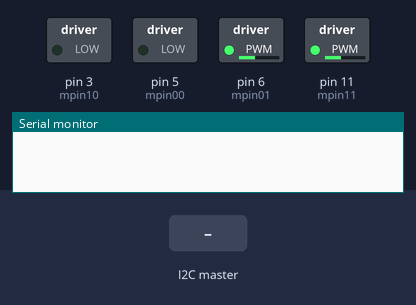
Simulated run of this sketch. Board: Arduino Uno, built with avr-gcc and run on an emulated ATmega328P. Parts: switched loads named in the sketch (green lamp = pin HIGH), the last lines printed to the serial monitor. The test bench sets the inputs (shaded band).

Above: at 1.2 s.
1.3 s: the I2C master sends the byte 1
At 2.5 s:
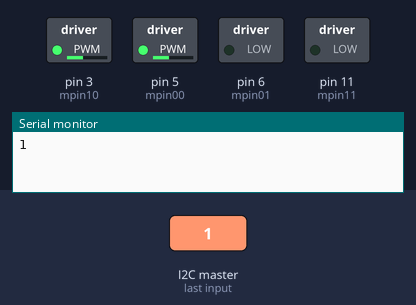
2.8 s: the I2C master sends the byte 2
At 3.6 s:
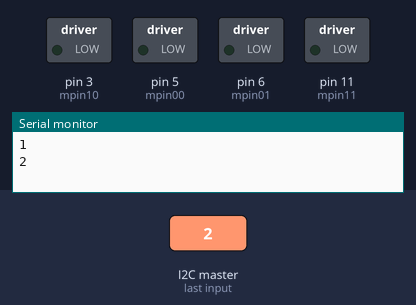
Timing chart, 0 to 5.8 s (numbered marks = the images above; inputs shaded):
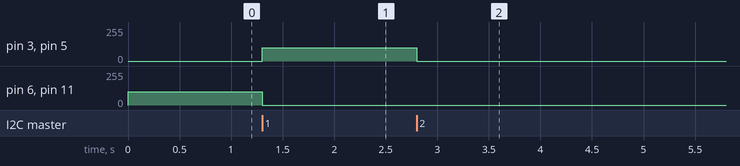

The sketch:

wifiSlave.ino
```cpp
#include <Wire.h>
#include <Servo.h>

// Pins of motor 1
#define mpin00 5
#define mpin01 6

// Pins of motor 2
#define mpin10 3
#define mpin11 11

//value received from master
int x;

//speed of motors
int motorSpeed = 100;

//servo motor
Servo srv;

void setup()
{
  digitalWrite(mpin00, 0);
  digitalWrite(mpin01, 0);
  digitalWrite(mpin10, 0);
  digitalWrite(mpin11, 0);

  //set pins as outputs
  pinMode (mpin00, OUTPUT);
  pinMode (mpin01, OUTPUT);
  pinMode (mpin10, OUTPUT);
  pinMode (mpin11, OUTPUT);

  //begin I2C with slave device on pin 9
  Wire.begin(9);
  //setup behavior function for received data
  Wire.onReceive(receiveEvent);

  Serial.begin(9600);
}

//start the motor with a given direction and speed
void StartMotor (int m1, int m2, int forward, int speed)
{
  if (speed == 0) // stop
  {
    digitalWrite(m1, 0);
    digitalWrite(m2, 0);
  }
  else
  {
    if (forward)  //going forward
    {
      digitalWrite(m2, 0);
      analogWrite (m1, speed); // use PWM
    }
    else  //going backwards
    {
      digitalWrite(m1, 0);
      analogWrite(m2, speed);
    }
  }
}

//read the value from master
void receiveEvent(int bytes)
{
  x = Wire.read();
  Serial.println(x);
}

//servo motor control
void playWithServo(int pin)
{
 srv.attach(pin);
 srv.write(0);
 delay(1000);
 srv.write(180);
 delay(1000);
 srv.write(90);
 delay(1000);
 srv.detach();
}

void loop()
{
  //how the motors should work based on the received signals
  if(x == 0) //forward
  {
    StartMotor (mpin00, mpin01, 0, motorSpeed);
    StartMotor (mpin10, mpin11, 0, motorSpeed);
  }
  else if(x == 1) //backwards
  {
    StartMotor (mpin00, mpin01, 1, motorSpeed);
    StartMotor (mpin10, mpin11, 1, motorSpeed);
  }
  else if(x == 2) //stop
  {
    StartMotor (mpin00, mpin01, 0, 0);
    StartMotor (mpin10, mpin11, 0, 0);
  }
  else if(x == 3) //right
  {
    StartMotor (mpin00, mpin01, 1, motorSpeed);
    StartMotor (mpin10, mpin11, 0, motorSpeed);
  }
  else if(x == 4) //left
  {
    StartMotor (mpin00, mpin01, 0, motorSpeed);
    StartMotor (mpin10, mpin11, 1, motorSpeed);
  }
  else if(x == 5) //accelerate
  {
    motorSpeed += 20;
  }
  else if(x == 6) //decelerate
  {
    motorSpeed -= 20;
  }
  else if(x == 7) //use servo
  {
    playWithServo(9);
  }
}
```

Measured:
- after the input at 1.3 s, pin 3 (mpin10), pin 5 (mpin00): 0/255 → 100/255 at once; pin 6 (mpin01), pin 11 (mpin11): 100/255 → 0/255 at once
- after the input at 2.8 s, pin 3 (mpin10), pin 5 (mpin00): 100/255 → 0/255 at once
